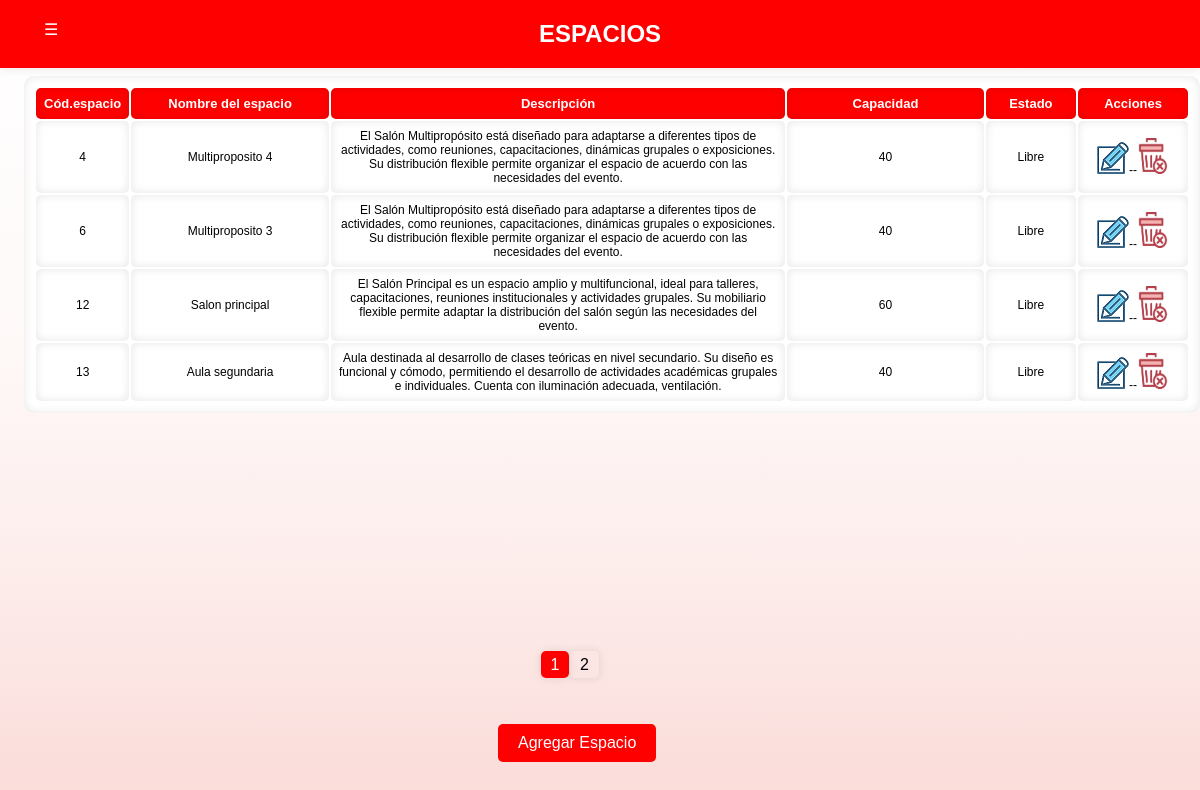
The page /ADMINISTRADOR/espacios.php on the database its author committed.
### tables this page shows
CREATE TABLE IF NOT EXISTS `espacios` (
  `cod_espacio` int NOT NULL AUTO_INCREMENT,
  `id_prestamo` int NOT NULL,
  `nom_espacio` varchar(255) NOT NULL,
  `Descripcion` varchar(255) NOT NULL,
  `capacidad` int NOT NULL,
  `estado_espacio` enum('Libre','Ocupado','Reservado') NOT NULL,
  PRIMARY KEY (`cod_espacio`),
  UNIQUE KEY `nom_espacio` (`nom_espacio`)
);

### ADMINISTRADOR/espacios.php (the view, shortened to what this page needs)
<link rel="stylesheet" href="https://cdnjs.cloudflare.com/ajax/libs/font-awesome/6.5.0/css/all.min.css">
<?php
echo "<div class='tabla2'>";
$conexion = new mysqli("localhost", "root", "", "basededatos");
$registrosPorPagina = 4;
$paginaActual = isset($_GET['pagina']) ? $_GET['pagina'] : 1;
$offset = ($paginaActual - 1) * $registrosPorPagina;
$sql = "SELECT * FROM espacios LIMIT $offset, $registrosPorPagina";
$resultado = $conexion->query($sql);
$totalRegistros = $conexion->query("SELECT COUNT(*) as total FROM espacios")->fetch_assoc()['total'];
$numTotalPaginas = ceil($totalRegistros / $registrosPorPagina);
if ($resultado->num_rows > 0) {
    echo "<div class='panel-box-admin'>";
    echo "<h2 class ='title2' align='center'>ESPACIOS</h2>";
    echo "</div>";
    echo "<table class='tabla1'>";
    echo "<tr class= 'encabezado'>
    <th>Cód.espacio</th>
    <th style=width:200px; > Nombre del espacio </th>
    <th style=width:500px;> Descripción </th>
    <th style=width:200px;> Capacidad </th>
    <th style=width:80px;> Estado </th>
    <th style=width:100px>Acciones</th>
    </tr>";
    while ($fila = $resultado->fetch_assoc()) {
        echo "<tr>";
        echo "<td>" . $fila['cod_espacio'] . "</td>";
        echo "<td>" . $fila['nom_espacio'] . "</td>";
        echo "<td>" . $fila['Descripcion'] . "</td>";
        echo "<td>" . $fila['capacidad'] . "</td>";
        echo "<td>" . $fila['estado_espacio'] . "</td>";
        echo "<td><a href='editar_espacio.php?cod_espacio=" . $fila['cod_espacio'] . "&capacidad=" . $fila['capacidad'] . "&nom_espacio=" . $fila['nom_espacio'] . "&estado_espacio=" . $fila['estado_espacio'] .  "&Descripcion=" . $fila['Descripcion'] . "'><img src='imagenes/editar.png' /></a><h>--</h><a href='eliminar_espacio.php?cod_espacio=" . $fila['cod_espacio'] . "'><img src='imagenes/eliminar.png' /></a></td>";
        echo "</tr>";
    }
    echo "</table>";
    echo "</div>";
}
?>
<div class="dropdown-nav">
    <button class="dropbtn">&#9776;</button>
</div>
<div class="pagination">
    <?php
    for ($i = 1; $i <= $numTotalPaginas; $i++) {
        $claseActiva = ($i == $paginaActual) ? "active" : "";
        echo "<a class='$claseActiva' href='espacios.php?pagina=$i'>$i</a>";
    }
    ?>
</div>
<a class="custom-button" href="agregarespacio.php">Agregar Espacio</a>

### ADMINISTRADOR/espacios.php (style rules this page uses)
.custom-button { display: inline-block; padding: 10px 20px; background-color: #ff0000; color: #FFF; text-decoration: none; border-radius: 5px; font-size: 16px; position: absolute; top: 90.5%; left: 41.5%; }
th { text-align: center; }
tr { text-align: center; }
.tabla1 { margin-top: 5%; position: absolute; top: 2%; left: 2%; }
table { font-family: "Lucida Sans Unicode", "Lucida Grande", Sans-Serif; font-size: 12px; border-radius: 10px; padding: 10px; box-shadow: inset 0 0 10px rgba(0, 0, 0, 0.1); background-color: white; }
th { font-size: 13px; font-weight: normal; padding: 8px; color: white; background: red; font-weight: bold; border-radius: 5px; box-shadow: inset 0 0 10px rgba(0, 0, 0, 0.1); }
td { padding: 8px; background: white; color: black; border-radius: 5px; background-color: white; box-shadow: inset 0 0 10px rgba(0, 0, 0, 0.1); }
.title2 { font-family: "Lucida Sans Unicode", "Lucida Grande", Sans-Serif; color: white; }
.pagination { text-align: center; position: absolute; top: 82%; left: 45%; }
.pagination a { display: inline-flexbox; padding: 5px 10px; margin-left: 1%; box-shadow: 0 0 10px rgba(0, 0, 0, 0.1); border-radius: 5px; text-decoration: none; color: #000; }
.pagination a.active { background-color: #ff0000; color: #fff; box-shadow: 0 0 10px rgba(0, 0, 0, 0.1); border-radius: 5px; }
.panel-box-admin { width: 100%; height: 60px; position: absolute; padding-bottom: 8px; top: 0%; left: 0%; background-color: red; box-shadow: 0 0 10px rgba(0, 0, 0, 0.1); }
.dropdown-nav { position: absolute; top: 1%; left: 2%; z-index: 1000; }
.dropbtn { background-color: #ff0000; color: white; padding: 12px 20px; font-size: 16px; border: none; border-radius: 5px; cursor: pointer; }

### rows shown on the page
espacios: cod_espacio "4", nom_espacio "Multiproposito 4", Descripcion "El Salón Multipropósito está diseñado para adaptarse a diferentes tipos de actividades, como reuniones, capacitaciones, dinámicas grupales o exposiciones. Su distribución flexible permite organizar el espacio de acuerdo con las necesidades del evento.", capacidad "40", estado_espacio "Libre"
espacios: cod_espacio "6", nom_espacio "Multiproposito 3", Descripcion "El Salón Multipropósito está diseñado para adaptarse a diferentes tipos de actividades, como reuniones, capacitaciones, dinámicas grupales o exposiciones. Su distribución flexible permite organizar el espacio de acuerdo con las necesidades del evento.", capacidad "40", estado_espacio "Libre"
espacios: cod_espacio "12", nom_espacio "Salon principal", Descripcion "El Salón Principal es un espacio amplio y multifuncional, ideal para talleres, capacitaciones, reuniones institucionales y actividades grupales. Su mobiliario flexible permite adaptar la distribución del salón según las necesidades del evento.", capacidad "60", estado_espacio "Libre"
espacios: cod_espacio "13", nom_espacio "Aula segundaria", Descripcion "Aula destinada al desarrollo de clases teóricas en nivel secundario. Su diseño es funcional y cómodo, permitiendo el desarrollo de actividades académicas grupales e individuales. Cuenta con iluminación adecuada, ventilación.", capacidad "40", estado_espacio "Libre"
